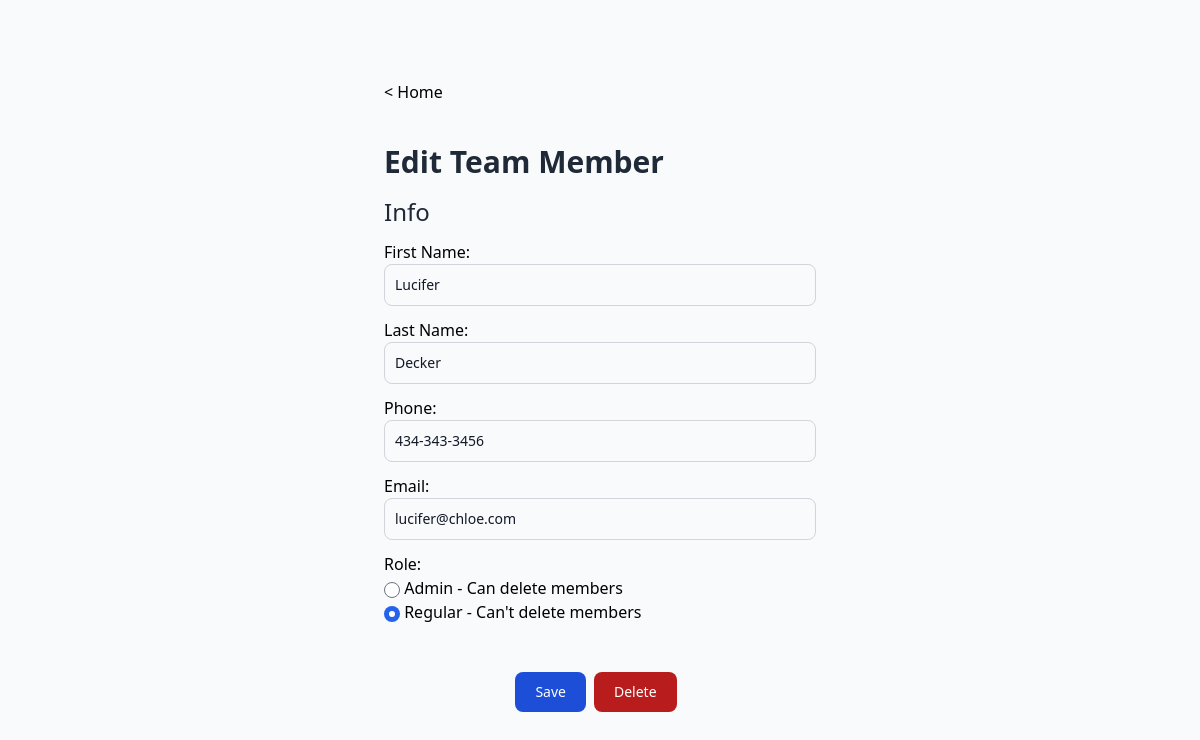
The app's page /edit/19/ (signed in) with its own data.
### teamlist/models.py (models this page shows, shortened)
class MyUser(AbstractBaseUser):
    email = models.EmailField(unique=True)
    first_name = models.CharField(max_length=30)
    last_name = models.CharField(max_length=30)
    phone = models.CharField(max_length=12)
    admin = models.BooleanField(default=False)
    USERNAME_FIELD = 'email'
    REQUIRED_FIELDS = [email, first_name, last_name, phone]
    objects = CustomUserManager()
    backend = 'teamlist.backend.CustomBackend'

### teamlist/views.py (the view)
# urls.py: path('edit/<int:id>/', views.edit, name='edit'),
def edit(request, id):
    if not request.user.is_authenticated:
        return redirect('/')
    user = get_object_or_404(MyUser, id=id)
    if request.method == 'POST':
        form = UserForm(request.POST)
        if form.is_valid():
            first_name = form.cleaned_data['first_name']
            last_name = form.cleaned_data['last_name']
            phone = form.cleaned_data['phone']
            phone_regex = '^(\+\d{1,2}\s)?\(?\d{3}\)?[\s.-]\d{3}[\s.-]\d{4}$'
            if not re.match(phone_regex, phone):
                return render(request, 'teamlist/edit.html', {'form': form, 'error': 'Invalid phone number!'})
            email = form.cleaned_data['email']
            admin = form.cleaned_data['admin']
            if (request.user.id == user.id):
                if (('True' == admin) and (False == request.user.admin)):
                    return render(request, 'teamlist/error.html', {'error': 'You do not have permission to change your own admin status!'})
            else:
                if (request.user.admin == False):
                    return render(request, 'teamlist/error.html', {'error': 'You do not have permission to edit users as you\'re not an admin!'})
            if (user.email != email):
                if (MyUser.objects.filter(email=email).exists()):
                    return render(request, 'teamlist/edit.html', {'form': form, 'error': 'Email already exists!'})
            user.first_name = first_name
            user.last_name = last_name
            user.phone = phone
            user.email = email
            if (admin == 'True'):
                user.admin = True
            else:
                user.admin = False
            user.save()
            return redirect('/')
        else:
            print(form.errors)
    else:
        form = UserForm({ 'first_name': user.first_name, 'last_name': user.last_name, 'phone': user.phone, 'email': user.email, 'admin': user.admin})
    return render(request, 'teamlist/edit.html', {'user': user, 'form': form})

### teamlist/templates/teamlist/edit.html (shortened to what this page needs)
{% extends "base.html" %}
{% block content %}
<a href="/">< Home</a>
<br></br>
<h1 class="text-3xl font-bold text-gray-800 mt-4"> Edit Team Member </h1>
<h2 class="text-2xl text-gray-800 mt-4"> Info </h2>
<form action="/edit/{{ user.id }}/" method="post">
    {{ form }}
    <br></br>
    <div class="flex justify-center">
    <button type="button" class="text-white bg-blue-700 hover:bg-blue-800 focus:ring-4 focus:ring-blue-300 font-medium rounded-lg text-sm px-5 py-2.5 mr-2 mb-2 dark:bg-blue-600 dark:hover:bg-blue-700 focus:outline-none dark:focus:ring-blue-800">
        <input type="submit" value="Save">
    </button>
</form>
<form action="/delete/{{ user.id }}/" method="post">
    <button type="button" class="focus:outline-none text-white bg-red-700 hover:bg-red-800 focus:ring-4 focus:ring-red-300 font-medium rounded-lg text-sm px-5 py-2.5 mr-2 mb-2 dark:bg-red-600 dark:hover:bg-red-700 dark:focus:ring-red-900">
        <input type="submit" value="Delete">
    </button>
</form>
{% endblock %}

### teamlist/templates/teamlist/user.html (shortened to what this page needs)
{% for field in form %}
    <div class="mt-3">
        {{ field.label_tag }}
        {{ field }}
    </div>
{% endfor %}

### records on screen
MyUser: form "Lucifer" "Decker" "434-343-3456" "lucifer@chloe.com" "☐ Admin - Can delete members ☑ Regular - Can't delete members"

### other values on screen
{{ field.label_tag }} "First Name:" "Last Name:" "Phone:" "Email:" "Role:"
